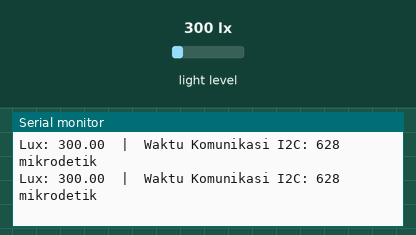
Bench run of a program on a simulated Arduino Uno, built with avr-gcc and run on an emulated ATmega328P. On the bench: the last lines printed to the serial monitor. The test bench sets the inputs (shaded band); at power-on: light level 300 lx.

Above: at 2.8 s.
2.9 s: light level set to 40 lx
At 3.8 s:
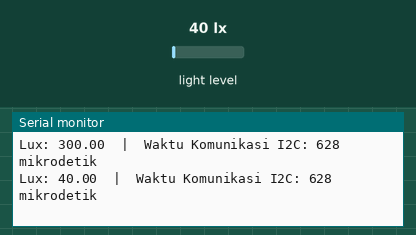
4.4 s: light level set to 500 lx
At 5.8 s:
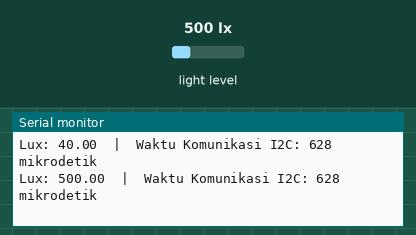
Timing chart, 0 to 7.4 s (numbered marks = the images above; inputs shaded):
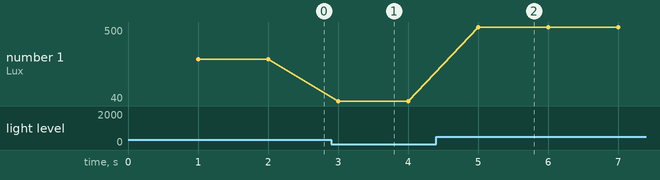

Measured:
- after the input at 2.9 s, the serial monitor: prints a new line after 0.10 s (image 1)
- after the input at 4.4 s, the serial monitor: prints a new line after 0.61 s (image 2)
- plotted number 1: 300 → 40 after the input at 2.9 s, 40 → 500 after the input at 4.4 s

The program:

main.cpp
```cpp
#include <Arduino.h>
#include <Wire.h>
#include <BH1750.h>

BH1750 lightMeter;

unsigned long timerSensor = 0;
const long intervalBaca = 1000;

void setup() {
  Serial.begin(9600);
  Wire.begin();

  // --- UBAH ANGKA INI UNTUK EKSPERIMEN ---
  // Coba 100000 dulu, perhatikan durasinya di Serial Monitor.
  // Lalu ganti ke 400000, upload lagi, dan bandingkan durasinya!
  Wire.setClock(100000);

  if (lightMeter.begin(BH1750::CONTINUOUS_HIGH_RES_MODE, 0x23)) {
    Serial.println("Sensor BH1750 Siap. Memulai pengujian kecepatan...");
  } else {
    Serial.println("Sensor tidak terdeteksi!");
  }
}

void loop() {
  if (millis() - timerSensor >= intervalBaca) {

    // 1. Catat waktu sebelum mulai komunikasi I2C (Stopwatch Start)
    unsigned long waktuMulai = micros();

    // 2. Lakukan komunikasi I2C (Baca data)
    float lux = lightMeter.readLightLevel();

    // 3. Catat waktu setelah komunikasi selesai (Stopwatch Stop)
    unsigned long waktuSelesai = micros();

    // 4. Hitung durasi (selisih waktu)
    unsigned long durasi = waktuSelesai - waktuMulai;

    // Menampilkan hasil ke Serial Monitor
    Serial.print("Lux: ");
    Serial.print(lux);
    Serial.print("  |  Waktu Komunikasi I2C: ");
    Serial.print(durasi);
    Serial.println(" mikrodetik");

    timerSensor = millis();
  }
}
```
